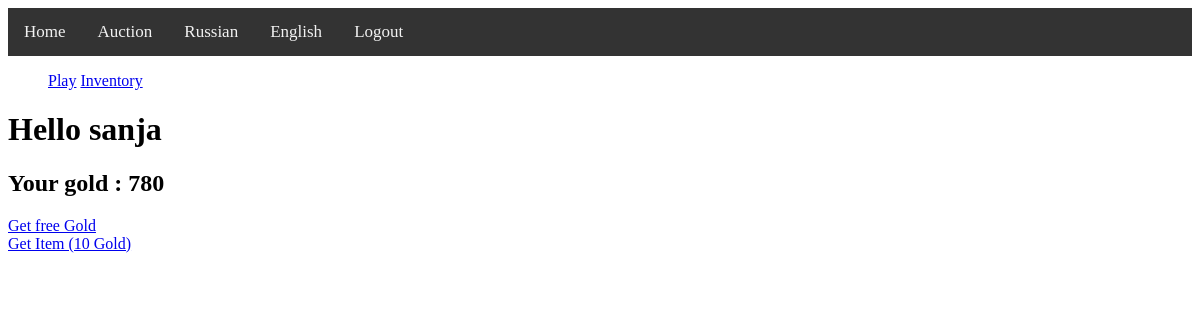
The app's page /en/ (signed in), older data.
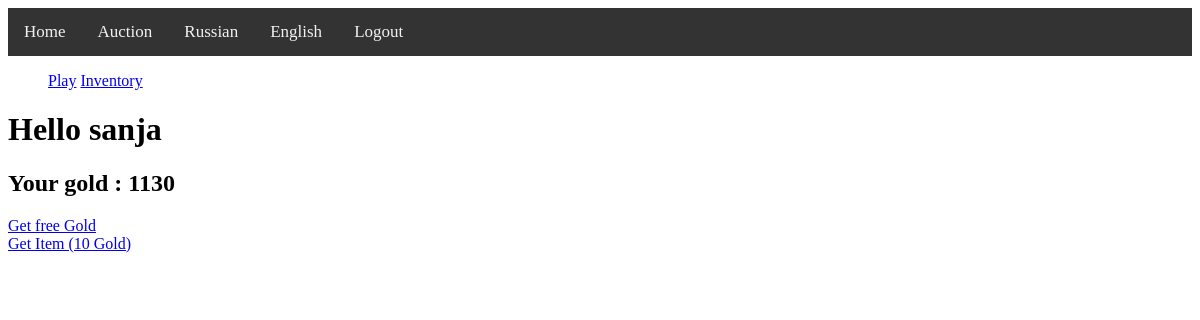
The same page, newer data.
### main/models.py (models this page shows)
class Character(models.Model):
    user = models.OneToOneField(User, on_delete=models.CASCADE, null=True)
    gold = models.BigIntegerField(default=0)
    eq_weapon = models.ForeignKey('Item', on_delete=models.SET_NULL, null=True, related_name="weapon")
    eq_helm   = models.ForeignKey('Item', on_delete=models.SET_NULL, null=True, related_name="helm")
    eq_armor  = models.ForeignKey('Item', on_delete=models.SET_NULL, null=True, related_name="armor")
    eq_offhand= models.ForeignKey('Item', on_delete=models.SET_NULL, null=True, related_name="offhand")

### main/views.py (the view)
# urls.py: path('', views.index, name='index'),
def index(request, msg=""):
    if request.user.is_authenticated:
        current_user = request.user
        char, ok = Character.objects.get_or_create(user=current_user)
        context = {'char': char, 'user': current_user, 'msg': msg}
        return render(request, "game.html", context)
    else:
        return render(request, 'base.html')

### templates/game.html (shortened to what this page needs)
{% extends "base.html" %}
{% load i18n %}
{% block content %}
    {% block leftmenu %}
        <div id="sidebar">
            <ul>
                <a href="/"> {% trans "Play" %}</a>
                <a href="/game/inventory" > {% trans "Inventory" %}</a>
            </ul>
        </div>
    {% endblock %}
    {% block main_window %}
        <h1>Hello {{ user.username }}</h1>
        <h2>{% trans "Your gold :" %} {{ char.gold }} </h2>
        <a href="/game/freegold">{% trans "Get free Gold" %}</a> <br>
        <a href="/game/getItem">{% trans "Get Item (10 Gold)" %}</a>
    {% endblock %}
{% endblock %}

### templates/base.html (shortened to what this page needs)
{% load i18n %}
<!DOCTYPE html>
<html lang="en">
<head>
    {% load static %}
    <link rel="stylesheet" href={% static "style.css" %}/>
</head>
<body>
    <div id="topnav">
        {% block topnav %}
            <a href="/">{% trans "Home" %}</a>
            <a href="/Auction">{% trans "Auction" %}</a>
            <a href="/ru/language/ru">{% trans "Russian" %}</a>
            <a href="/en/language/en">{% trans "English" %}</a>
            {% if user.is_authenticated %}
                <a href="accounts/logout">{% trans "Logout" %}</a>
            {% else %}
                <a href="accounts/login">{% trans "Login" %}</a>
            {% endif %}
        {% endblock %}
    </div>
    <div id="content">
        {% block content %}{% endblock %}
    </div>
</body>
</html>

### main/static/style.css (style rules this page uses)
#topnav { background-color: #333; overflow: hidden; }
#topnav a { float: left; color: #f2f2f2; text-align: center; padding: 14px 16px; text-decoration: none; font-size: 17px; }

Row changes from the older to the newer data that the page shows:
changed Character: gold "780" → "1130"
